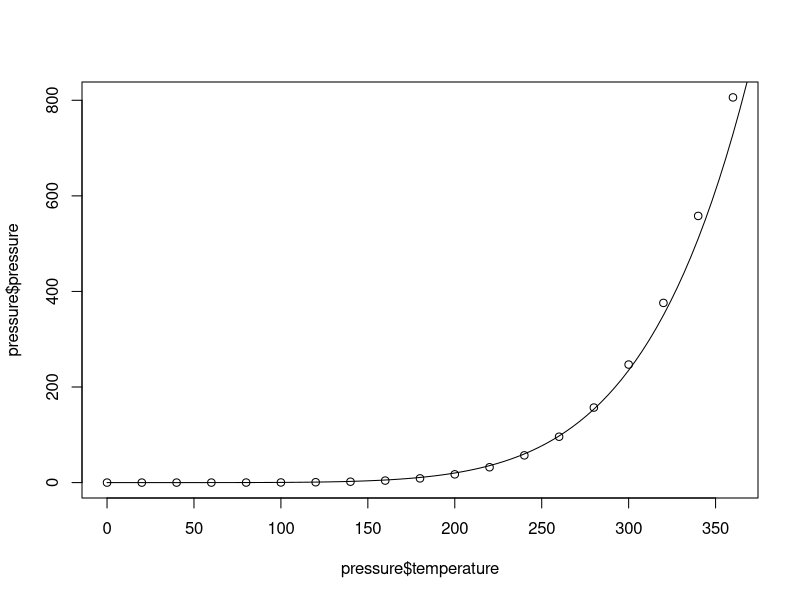
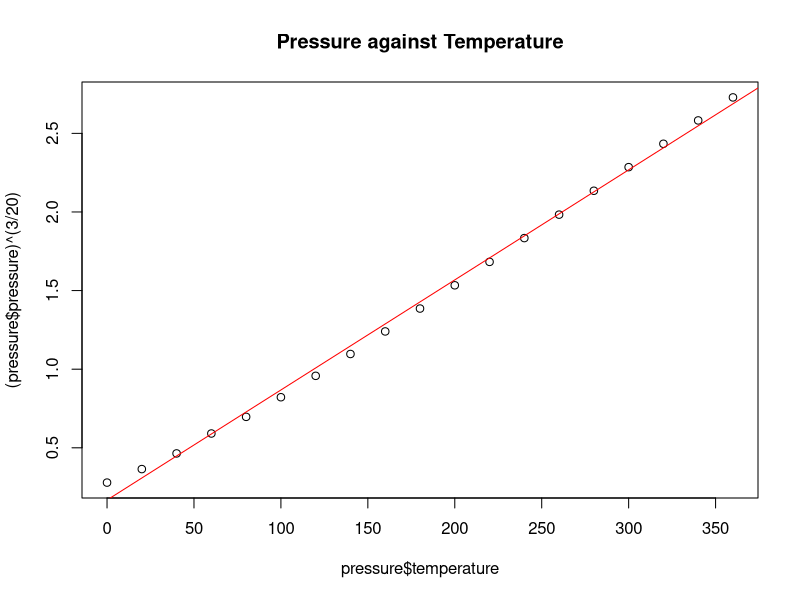
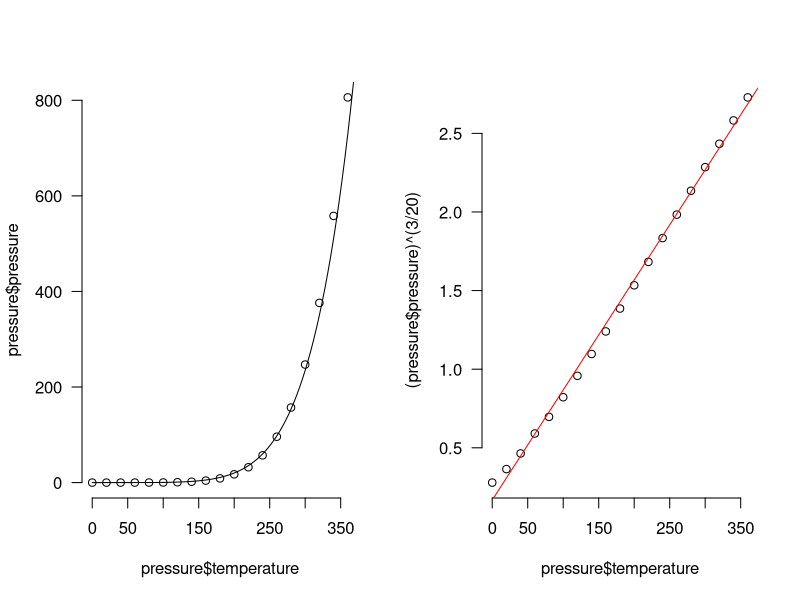
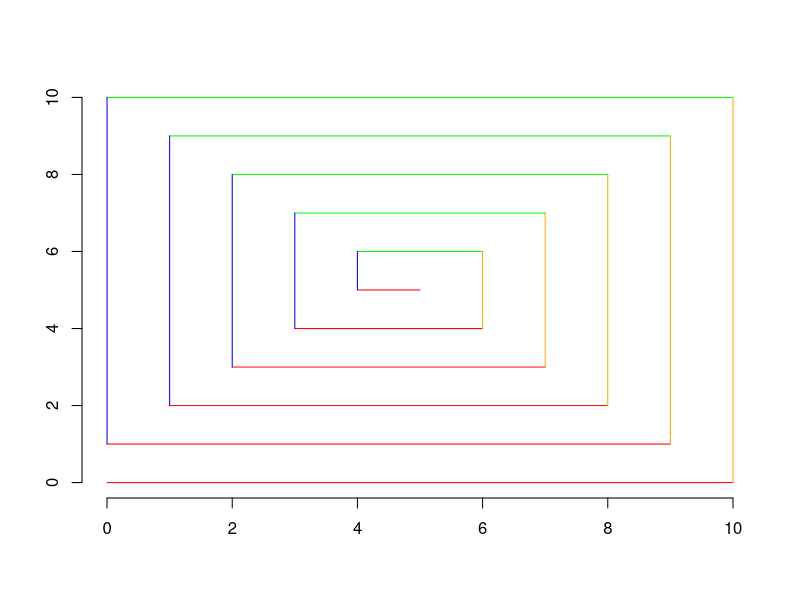

R code for these plots, in order:
# STAT2005 Assignment 2, 1155173751
# Q1(a)
data(pressure)
plot(pressure$temperature, pressure$pressure, xlab = "pressure$temperature", ylab = "pressure$pressure")
curve((0.168 + 0.007*x)^(20/3), from = 0, to = 400, add = TRUE)

# Q1(b)
transformation_pressure <- pressure$pressure^(3/20)
plot(pressure$temperature, pressure$pressure^(3/20), xlab = "pressure$temperature", ylab = "(pressure$pressure)^(3/20)")
# ((0.168 + 0.007*x)^(20/3))(3/20) = 0.168 + 0.007*x
# so intercept = 0.168, slope = 0.007
abline(a = 0.168, b = 0.007, col = "red")
# It's a linear relationship evident now

# Q1(c)
# title is "Pressure against Temperature"
title(main = "Pressure against Temperature")

# Q1(d)
par(mfrow = c(1, 2))
# the first plot:
plot(pressure$temperature, pressure$pressure, xlab = "pressure$temperature", ylab = "pressure$pressure", frame.plot = FALSE, las = 1)
curve((0.168 + 0.007*x)^(20/3), from = 0, to = 400, add = TRUE)
# the second plot:
plot(pressure$temperature, pressure$pressure^(3/20), xlab = "pressure$temperature", ylab = "(pressure$pressure)^(3/20)", frame.plot = FALSE, las = 1)
abline(a = 0.168, b = 0.007, col = "red")


# Q2
alt_matrix <- function(n) {
  matrix(rep(c(0, 1)), nrow = n, ncol = n, byrow = TRUE)
}
alt_matrix(7)


# Q3
# Reset the graph format from Q1
par(mfrow = c(1,1))
# Plot the table first
plot(0, 0, type = "n", xlim = c(0,10), ylim = c(0,10), bty = "n", xlab = "", ylab = "")
# Red part:
x_start <- 0
x_end <- 10
y <- 0
lines(c(x_start, x_end), c(y, y), col = "red")
for (i in 1:5) {
  x_start <- i-1
  x_end <- 10 - i
  y <- i
  lines(c(x_start, x_end), c(y, y), col = "red")
}
# Orange part:
for (i in 6:10) {
  x <- i
  y_start <- 10-i
  y_end <- i
  lines(c(x, x), c(y_start, y_end), col = "orange")
}
# Green part: 
for (i in 6:10) {
  x_start <- 10-i
  x_end <- i
  y <- i
  lines(c(x_start, x_end), c(y, y), col = "green")
}
# Blue part: 
for (i in 0:4) {
  x <- i
  y_start <- i+1
  y_end <- 10-i
  lines(c(x, x), c(y_start, y_end), col = "blue")
}


# Q4
# prime numbers are integers > 1
twin_primes <- c()
for (x in 2:1000) {
  is_x_prime <- all(x %% 2:(sqrt(x)) != 0)
  is_y_prime <- all((x + 2) %% 2:(sqrt(x + 2)) != 0)
  if (is_x_prime && is_y_prime) {
    twin_primes <- c(twin_primes,  sprintf("(%d,%d)", x, x + 2))
  }
}
print(twin_primes)